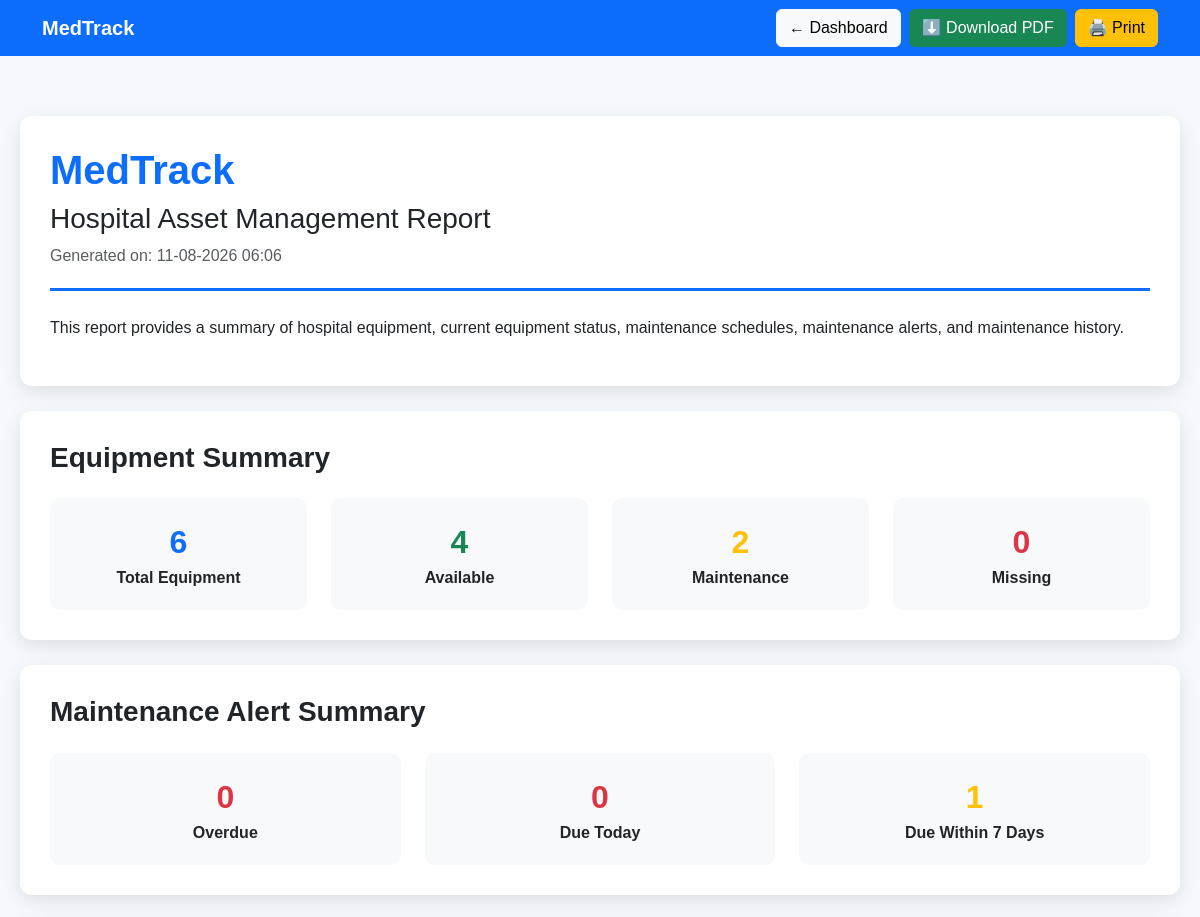
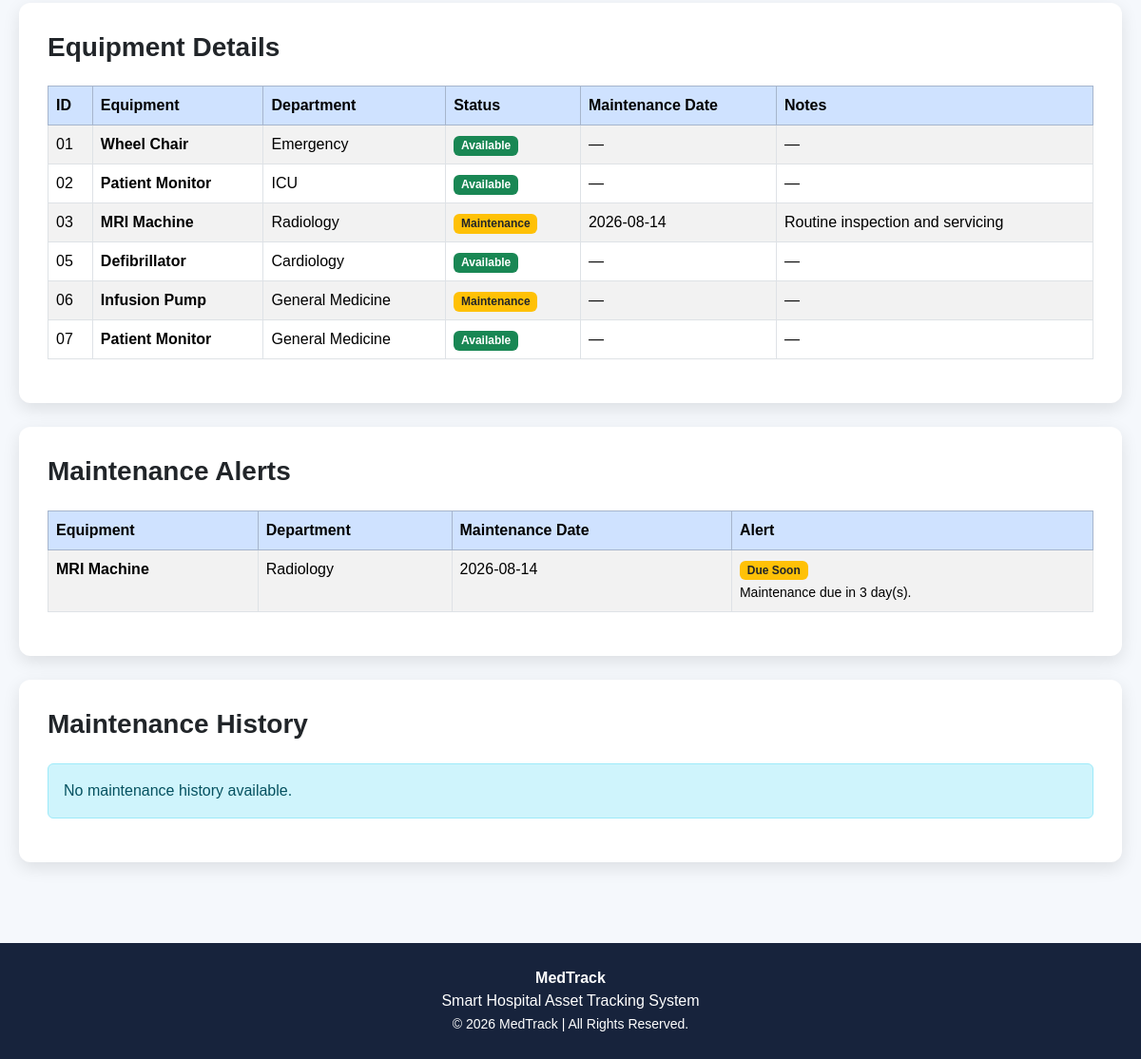
/report (signed in), run on the app's committed database (2 pictures, top to bottom).
### tables this page shows
CREATE TABLE equipment (
            id TEXT PRIMARY KEY,
            name TEXT NOT NULL,
            department TEXT NOT NULL,
            status TEXT NOT NULL
        , maintenance_date TEXT, maintenance_notes TEXT);

### app.py (the view)
@app.route("/report")
@login_required
def report():
    conn = get_db_connection()
    equipment_list = conn.execute("""
        SELECT *
        FROM equipment
        ORDER BY id
    """).fetchall()
    maintenance_history = conn.execute("""
        SELECT

            maintenance_history.*,

            equipment.name AS equipment_name

        FROM maintenance_history

        LEFT JOIN equipment

        ON maintenance_history.equipment_id
           = equipment.id

        ORDER BY maintenance_date DESC

    """).fetchall()
    conn.close()
    maintenance_alerts = get_maintenance_alerts(
        equipment_list
    )
    total_equipment = len(
        equipment_list
    )
    available_count = sum(
        1
        for equipment in equipment_list
        if equipment["status"] == "Available"
    )
    maintenance_count = sum(
        1
        for equipment in equipment_list
        if equipment["status"] == "Maintenance"
    )
    missing_count = sum(
        1
        for equipment in equipment_list
        if equipment["status"] == "Missing"
    )
    overdue_count = sum(
        1
        for alert in maintenance_alerts
        if alert["type"] == "overdue"
    )
    today_count = sum(
        1
        for alert in maintenance_alerts
        if alert["type"] == "today"
    )
    soon_count = sum(
        1
        for alert in maintenance_alerts
        if alert["type"] == "soon"
    )
    return render_template(
        "report.html",
        equipment_list=equipment_list,
        maintenance_history=
            maintenance_history,
        maintenance_alerts=
            maintenance_alerts,
        total_equipment=
            total_equipment,
        available_count=
            available_count,
        maintenance_count=
            maintenance_count,
        missing_count=
            missing_count,
        overdue_count=
            overdue_count,
        today_count=
            today_count,
        soon_count=
            soon_count,
        report_date=
            datetime.now().strftime(
                "%d-%m-%Y %H:%M"
            )
    )

### app.py (called while the page is built)
def get_db_connection():
    conn = sqlite3.connect("medtrack.db")
    conn.row_factory = sqlite3.Row
    return conn

def login_required(function):
    @wraps(function)
    def decorated_function(*args, **kwargs):
        if "logged_in" not in session:
            return redirect(
                url_for("login")
            )
        return function(*args, **kwargs)
    return decorated_function

### templates/report.html (shortened to what this page needs)
<!DOCTYPE html>
<html lang="en">
<head>
    <link
        href="https://cdn.jsdelivr.net/npm/bootstrap@5.3.7/dist/css/bootstrap.min.css"
        rel="stylesheet">
</head>
<body>
<nav
    class="navbar navbar-dark bg-primary no-print">
    <div class="container">
        <a
            href="/dashboard"
            class="navbar-brand fw-bold">
            MedTrack
        </a>
        <div class="d-flex gap-2">
            <a
                href="/dashboard"
                class="btn btn-light">
                ← Dashboard
            </a>
            <a
                href="/download_report"
                class="btn btn-success">
                ⬇️ Download PDF
            </a>
            <button
                onclick="window.print()"
                class="btn btn-warning">
                🖨️ Print
            </button>
        </div>
    </div>
</nav>
<div class="report-container">
<div class="report-card">
    <div class="report-header">
        <h1 class="report-title">
            MedTrack
        </h1>
        <h3>
            Hospital Asset Management Report
        </h3>
        <p class="text-muted mb-0">
            Generated on:
            {{ report_date }}
        </p>
    </div>
    <p>
        This report provides a summary of hospital
        equipment, current equipment status,
        maintenance schedules, maintenance alerts,
        and maintenance history.
    </p>
</div>
<div class="report-card">
    <h3 class="fw-bold mb-4">
        Equipment Summary
    </h3>
    <div class="row g-4">
        <div class="col-md-3">
            <div class="stat-card">
                <div
                    class="stat-number text-primary">
                    {{ total_equipment }}
                </div>
                <strong>
                    Total Equipment
                </strong>
            </div>
        </div>
        <div class="col-md-3">
            <div class="stat-card">
                <div
                    class="stat-number text-success">
                    {{ available_count }}
                </div>
                <strong>
                    Available
                </strong>
            </div>
        </div>
        <div class="col-md-3">
            <div class="stat-card">
                <div
                    class="stat-number text-warning">
                    {{ maintenance_count }}
                </div>
                <strong>
                    Maintenance
                </strong>
            </div>
        </div>
        <div class="col-md-3">
            <div class="stat-card">
                <div
                    class="stat-number text-danger">
                    {{ missing_count }}
                </div>
                <strong>
                    Missing
                </strong>
            </div>
        </div>
    </div>
</div>
<div class="report-card">
    <h3 class="fw-bold mb-4">
        Maintenance Alert Summary
    </h3>
    <div class="row g-4">
        <div class="col-md-4">
            <div class="stat-card">
                <div
                    class="stat-number text-danger">
                    {{ overdue_count }}
                </div>
                <strong>
                    Overdue
                </strong>
            </div>
        </div>
        <div class="col-md-4">
            <div class="stat-card">
                <div
                    class="stat-number text-danger">
                    {{ today_count }}
                </div>
                <strong>
                    Due Today
                </strong>
            </div>
        </div>
        <div class="col-md-4">
            <div class="stat-card">
                <div
                    class="stat-number text-warning">
                    {{ soon_count }}
                </div>
                <strong>
                    Due Within 7 Days
                </strong>
            </div>
        </div>
    </div>
</div>
<div class="report-card">
    <h3 class="fw-bold mb-4">
        Equipment Details
    </h3>
    <div class="table-responsive">
        <table
            class="table
                   table-bordered
                   table-striped
                   align-middle">
            <thead class="table-primary">
                <tr>
                    <th>ID</th>
                    <th>Equipment</th>
                    <th>Department</th>
                    <th>Status</th>
                    <th>Maintenance Date</th>
                    <th>Notes</th>
                </tr>
            </thead>
            <tbody>
                {% for equipment in equipment_list %}
                <tr>
                    <td>
                        {{ equipment.id }}
                    </td>
                    <td class="fw-semibold">
                        {{ equipment.name }}
                    </td>
                    <td>
                        {{ equipment.department }}
                    </td>
                    <td>
                        {% if equipment.status == "Available" %}
                        <span
                            class="badge bg-success">
                            Available
                        </span>
                        {% elif equipment.status == "Maintenance" %}
                        <span
                            class="badge
                                   bg-warning
                                   text-dark">
                            Maintenance
                        </span>
                        {% elif equipment.status == "Missing" %}
                        <span
                            class="badge bg-danger">
                            Missing
                        </span>
                        {% endif %}
                    </td>
                    <td>
                        {% if equipment.maintenance_date %}
                            {{ equipment.maintenance_date }}
                        {% else %}
                            —
                        {% endif %}
                    </td>
                    <td>
                        {% if equipment.maintenance_notes %}
                            {{ equipment.maintenance_notes }}
                        {% else %}
                            —
                        {% endif %}
                    </td>
                </tr>
                {% endfor %}
            </tbody>
        </table>
    </div>
</div>
<div class="report-card">
    <h3 class="fw-bold mb-4">
        Maintenance Alerts
    </h3>
    {% if maintenance_alerts %}
    <div class="table-responsive">
        <table
            class="table
                   table-bordered
                   table-striped">
            <thead class="table-primary">
                <tr>
                    <th>Equipment</th>
                    <th>Department</th>
                    <th>Maintenance Date</th>
                    <th>Alert</th>
                </tr>
            </thead>
            <tbody>
                {% for alert in maintenance_alerts %}
                <tr>
                    <td class="fw-semibold">
                        {{ alert.equipment_name }}
                    </td>
                    <td>
                        {{ alert.department }}
                    </td>
                    <td>
                        {{ alert.maintenance_date }}
                    </td>
                    <td>
                        {% if alert.type == "overdue" %}
                        <span
                            class="badge bg-danger">
                            Overdue
                        </span>
                        {% elif alert.type == "today" %}
                        <span
                            class="badge bg-danger">
                            Due Today
                        </span>
                        {% else %}
                        <span
                            class="badge bg-warning text-dark">
                            Due Soon
                        </span>
                        {% endif %}
                        <br>
                        <small>
                            {{ alert.message }}
                        </small>
                    </td>
                </tr>
                {% endfor %}
            </tbody>
        </table>
    </div>
    {% else %}
    <div class="alert alert-success">
        No maintenance alerts at this time.
    </div>
    {% endif %}
</div>
<div class="report-card">
    <h3 class="fw-bold mb-4">
        Maintenance History
    </h3>
    {% if maintenance_history %}
    <div class="table-responsive">
        <table
            class="table
                   table-bordered
                   table-striped">
            <thead class="table-primary">
                <tr>
                    <th>#</th>
                    <th>Equipment</th>
                    <th>Equipment ID</th>
                    <th>Date</th>
                    <th>Notes</th>
                </tr>
            </thead>
            <tbody>
                {% for record in maintenance_history %}
                <tr>
                    <td>
                        {{ loop.index }}
                    </td>
                    <td class="fw-semibold">
                        {{ record.equipment_name }}
                    </td>
                    <td>
                        {{ record.equipment_id }}
                    </td>
                    <td>
                        {{ record.maintenance_date }}
                    </td>
                    <td>
                        {{ record.maintenance_notes or "—" }}
                    </td>
                </tr>
                {% endfor %}
            </tbody>
        </table>
    </div>
    {% else %}
    <div class="alert alert-info">
        No maintenance history available.
    </div>
    {% endif %}
</div>
</div>
<footer>
    <div class="fw-bold">
        MedTrack
    </div>
    <div>
        Smart Hospital Asset Tracking System
    </div>
    <small>
        © 2026 MedTrack | All Rights Reserved.
    </small>
</footer>
</body>
</html>

### templates/report.html (style rules this page uses)
body { background: #f5f8fc; font-family: Arial, sans-serif; }
.report-container { max-width: 1200px; margin: 40px auto; padding: 20px; }
.report-card { background: white; border-radius: 12px; padding: 30px; margin-bottom: 25px; box-shadow: 0 6px 18px rgba(0, 0, 0, 0.10); }
.report-header { border-bottom: 3px solid #0d6efd; padding-bottom: 20px; margin-bottom: 25px; }
.report-title { color: #0d6efd; font-weight: 700; }
.stat-card { border-radius: 10px; padding: 20px; text-align: center; background: #f8f9fa; }
.stat-number { font-size: 32px; font-weight: 700; }
footer { background: #17233c; color: white; padding: 25px; text-align: center; margin-top: 40px; }

### data on the page
equipment: id "01", name "Wheel Chair", department "Emergency", status "Available"
equipment: id "02", name "Patient Monitor", department "ICU", status "Available"
equipment: id "03", name "MRI Machine", department "Radiology", status "Maintenance", maintenance_date "2026-08-14", maintenance_notes "Routine inspection and servicing", equipment_name "MRI Machine", message "Maintenance due in 3 day(s)."
equipment: id "05", name "Defibrillator", department "Cardiology", status "Available"
equipment: id "06", name "Infusion Pump", department "General Medicine", status "Maintenance"
equipment: id "07", name "Patient Monitor", department "General Medicine", status "Available"

### other printed values
{{ report_date }} "11-08-2026 06:06"
{{ total_equipment }} "6"
{{ available_count }} "4"
{{ maintenance_count }} "2"
{{ missing_count }} "0"
{{ overdue_count }} "0"
{{ today_count }} "0"
{{ soon_count }} "1"
